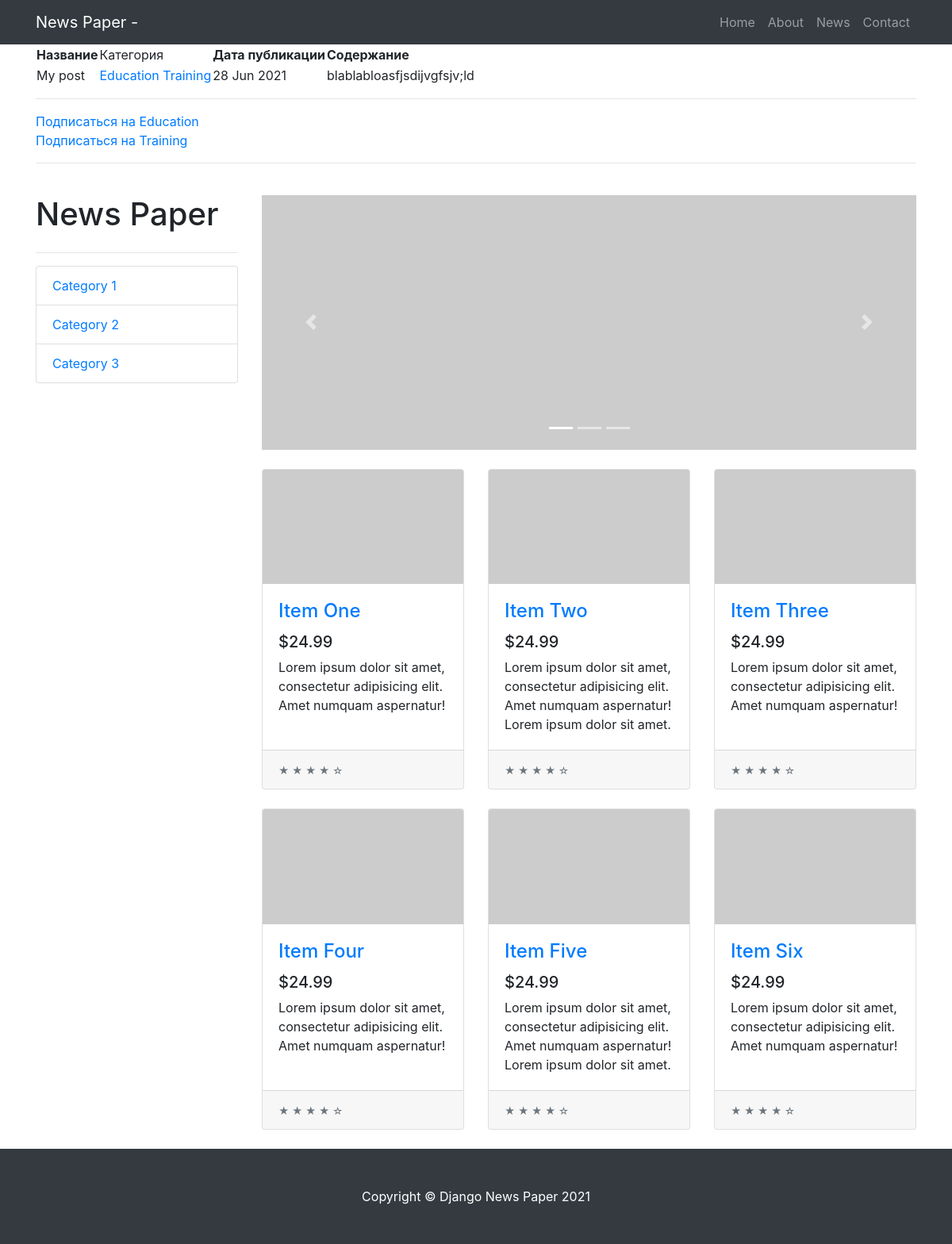
/news/5, run on the app's committed database.
### news/models.py (models this page shows, shortened)
class Post(models.Model):
    state = 'ST'
    new = 'NE'
    POSITIONS = [
        (state, 'Статья'),
        (new, 'Новость')
    ]
    position = models.CharField(max_length=2,
                                choices=POSITIONS,
                                default=state)
    post_date = models.DateTimeField(auto_now_add=True)
    post_name = models.CharField(max_length=250)
    content = models.TextField()
    rating_post = models.IntegerField(default=0)
    author = models.ForeignKey(Author, on_delete=models.CASCADE)
    category = models.ManyToManyField(Category, through='PostCategory')

class Category(models.Model):
    name = models.CharField(max_length=100, unique=True)
    subscribers = models.ManyToManyField(User, blank=True)

### news/views.py (the view)
# urls.py: path('<int:pk>', PostDetailView.as_view(), name='post'),
class PostDetailView(DetailView):
    template_name = 'post.html'  # название шаблона будет post.html
    queryset = Post.objects.all()
    subscribe_to_category

### templates/post.html (shortened to what this page needs)
{% extends 'flatpages/default.html' %}
{% block content %}
  <table>
      <thead>
          <th>
              Название
          </th>
          <td>
              Категория
          </td>
          <th>
              Дата публикации
          </th>
          <th>
              Содержание
          </th>
      </thead>
      <tr>
          <td>
              {{ post.post_name }}
          </td>
          <td>
              {% for category in post.category.all %}
                  <a href="{% url 'category' category.pk %}">{{ category.name }}</a>
              {% endfor %}
          </td>
          <td>
              {{ post.post_date | date:'d M Y' }}
          </td>
          <td>
              {{ post.content | truncatechars:100 }}
          </td>
      </tr>
  </table>
<hr>
    {% for category in post.category.all %}
        <a href="category/subscribe/?category={{ category.id }}">Подписаться на {{ category.name }}</a><br>
    {% endfor %}
{% endblock content %}

### data on the page
Post: post_name "My post", post_date "28 Jun 2021", content "blablabloasfjsdijvgfsjv;ld"
Category: name "Education"
Category: name "Training"
